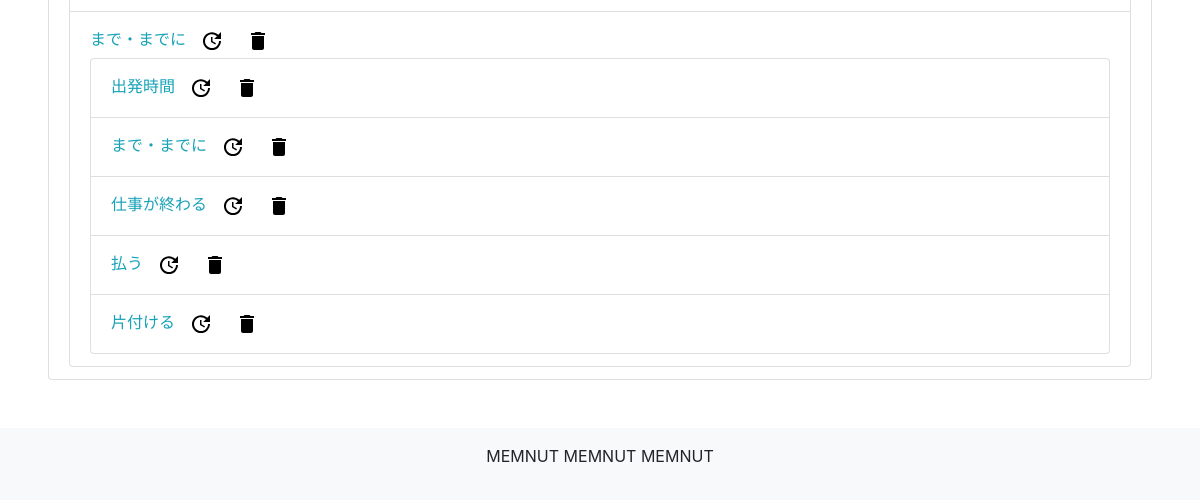
The app's page /user/palaces/ (signed in, lower part), older data.
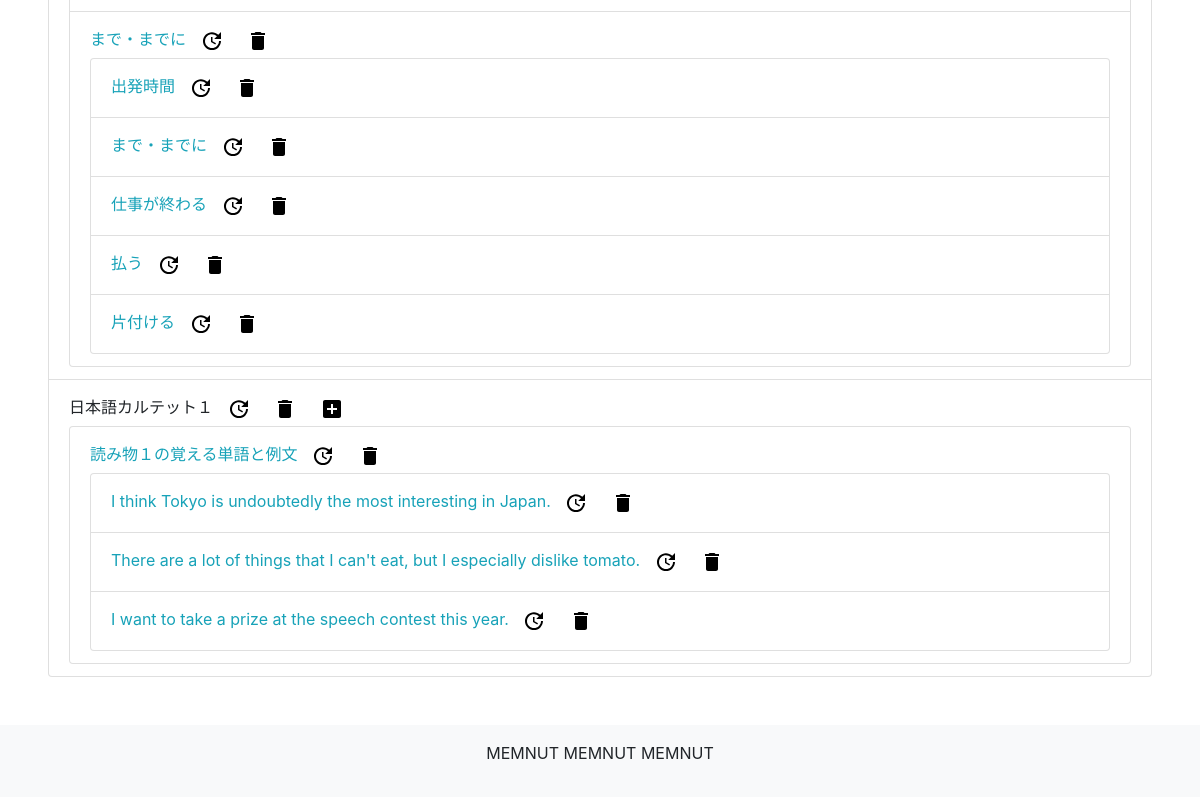
The same page, newer data.
### streetmarkers/models.py (models this page shows, shortened)
class Path(models.Model):
    title = models.CharField(max_length=30)
    palace = models.ForeignKey(Palace, on_delete=models.PROTECT)
    type = models.ForeignKey(PathType, on_delete=models.PROTECT, null=True)
    createdBy = models.ForeignKey(User, on_delete=models.PROTECT, null=True)
    def get_user_marker_set(self):
        return self.basemarker_set.filter(path=self)

class BaseMarker(models.Model):
    title = models.CharField(max_length=300)
    lat = models.FloatField()
    lng = models.FloatField()
    path = models.ForeignKey(Path, on_delete=models.PROTECT, null=True)
    palace = models.ForeignKey(Palace, on_delete=models.PROTECT, null=True)
    createdBy = models.ForeignKey(User, on_delete=models.PROTECT, null=True)
    type = models.ForeignKey(MarkerType, on_delete=models.PROTECT, null=True)

class Palace(models.Model):
    title = models.CharField(max_length=30)
    createdBy = models.ForeignKey(User, on_delete=models.PROTECT)
    def get_user_path_set(self):
        return self.path_set.filter(createdBy=self.createdBy)

### streetmarkers/views.py (the view)
# urls.py: path('user/palaces/', views.UserPalaceView.as_view(), name='user_palace'),
class UserPalaceView(LoginRequiredMixin, ListView):
    model = Palace
    template_name = 'streetmarkers/user_palace.html'
    paginate_by = 5
    def get_queryset(self):
        return Palace.objects.filter(createdBy=self.request.user).order_by('title')

### streetmarkers/templates/streetmarkers/user_palace.html (shortened to what this page needs)
{% extends 'base_generic.html' %}
{% load static %}
{% block content %}
<div id="palaces">
  {% if palace_list %}
  <ul class="list-group">
    {% for palace in palace_list %}
    <li class="list-group-item">
      {{ palace.title }}
      <span class="btn btn-default btn-sm">
        <a href="{% url 'streetmarkers:palace_update' palace.pk %}">
          <img src="{% static 'svg/update.svg' %}">
        </a>
      </span>
      <span class="btn btn-default btn-sm">
        <a href="{% url 'streetmarkers:palace_delete' palace.pk %}">
          <img src="{% static 'svg/delete.svg' %}">
        </a>
      </span>
      <span class="btn btn-default btn-sm">
        <a href="{% url 'streetmarkers:path_create' palace.pk %}">
          <img src="{% static 'svg/add.svg' %}">
        </a>
      </span>
      <ul class="list-group">
        {% for path in palace.get_user_path_set %}
        <li class="list-group-item text-info">
          {{ path.title }}
          <span class="btn btn-default btn-sm">
            <a href="{% url 'streetmarkers:path_update' path.pk %}">
              <img src="{% static 'svg/update.svg' %}">
            </a>
          </span>
          <span class="btn btn-default btn-sm">
            <a href="{% url 'streetmarkers:path_delete' path.pk %}">
              <img src="{% static 'svg/delete.svg' %}">
            </a>
          </span>
          <ul class="list-group">
            {% for marker in path.get_user_marker_set %}
            <li class="list-group-item list-group-flush">
              {{ marker.title }}
              <span class="btn btn-default btn-sm">
                <a href="{% url 'streetmarkers:marker_update' marker.pk %}">
                  <img src="{% static 'svg/update.svg' %}">
                </a>
              </span>
              <span class="btn btn-default btn-sm">
                <a href="{% url 'streetmarkers:marker_delete' marker.pk %}">
                  <img src="{% static 'svg/delete.svg' %}">
                </a>
              </span>
            </li>
            {% endfor %}
          </ul>
          {% endfor %}
        </li>
      </ul>
      {% endfor %}
    </li>
  </ul>
  {% else %}
  <p>You don't have any palaces yet. Why don't you <a href="{% url 'streetmarkers:map' %}">create</a> one?</p>
  {% endif %}
</div>
{% endblock %}

### templates/base_generic.html (shortened to what this page needs)
{% load bootstrap4 %}
{% bootstrap_css %}
<!DOCTYPE html>
<html>
<head>
</head>
<body class="base-generic-body">
    <div class="m-5">
    {% block content %}{% endblock %}
    </div>
    <footer class="base-generic-footer py-3 bg-light">
        <div class="container">
            <p class="text-center">MEMNUT MEMNUT MEMNUT</p>
        </div>
    </footer>
</body>
</html>

### templates/base_generic.html (style rules this page uses)
.base-generic-body { display: flex; flex-direction: column; min-height: 100vh; }
.base-generic-footer { flex: 0 0 50px; margin-top: auto; }

Row changes from the older to the newer data that the page shows:
added Palace: title "日本語カルテット１"
added Path: title "読み物１の覚える単語と例文", shown under "日本語カルテット１"
added BaseMarker: title "I think Tokyo is undoubtedly the most interesting in Japan.", shown under "読み物１の覚える単語と例文"
added BaseMarker: title "There are a lot of things that I can't eat, but I especially dislike tomato.", shown under "読み物１の覚える単語と例文"
added BaseMarker: title "I want to take a prize at the speech contest this year.", shown under "読み物１の覚える単語と例文"
